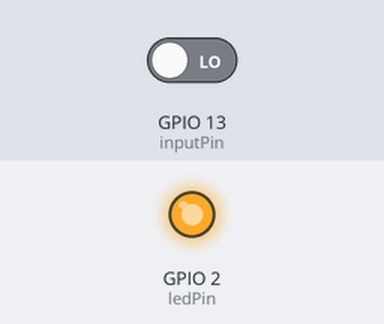
Bench run of a sketch on a simulated ESP8266 (NodeMCU). Parts: output pins drawn as LEDs (lit = HIGH). The test bench sets the inputs (shaded band); at power-on: GPIO 13 (inputPin) LOW. WiFi joins after 1.5 s; servers stay silent unless stated; no MQTT or app messages arrive unless stated; what the sketch prints to the serial monitor is not drawn.

Above: at 2.7 s.
2.8 s: GPIO 13 (inputPin) driven HIGH
At 3.8 s:
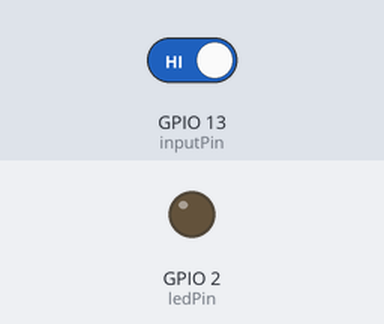
4.3 s: GPIO 13 (inputPin) driven LOW
At 4.9 s:
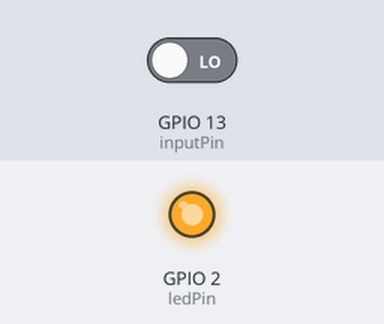
Timing chart, 0 to 7.3 s (numbered marks = the images above; inputs shaded):
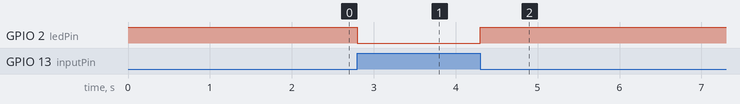

Measured:
- after the input at 2.8 s, GPIO 2 (ledPin): HIGH → LOW at once
- after the input at 4.3 s, GPIO 2 (ledPin): LOW → HIGH at once

The sketch:

sensorNode.ino
```cpp
#include <ESP8266WiFi.h>            // Enables the ESP8266 to connect to the local network (via WiFi)
#include <PubSubClient.h>           // Allows us to connect to, and publish to the MQTT broker

const int ledPin = LED_BUILTIN;     // Use the built-in led for visual feedback that motion has been sensed
const int inputPin = 13;            // GPIO pin #13
int pirState = LOW;                 // we start, assuming no motion detected
int val = 0;                        // variable for reading the pin status
#define SENSORID "Motion_Sensor_1"  // Sensor Node ID Syntax: <SensorType>_Sensor_<ID#>

const char* ssid = "MyPi";          // Wireless access point being broadcast by Pi
const char* wifi_password = "raspberry";  //Password to log into Pi's network, specific to our Pi

const char* mqtt_server = "192.168.0.166";  // Static IP configured for connecting to our specific Pi
const char* mqtt_topic = "motion";          // Topic being published to for motion sensor nodes
const char* clientID = "ESP_1";             // Sensor Node ID

// Initialise the WiFi and MQTT Client objects
WiFiClient wifiClient;
PubSubClient client(mqtt_server, 1883, wifiClient); // 1883 is the listener port for the Broker

void setup() {
  pinMode(ledPin, OUTPUT);
  pinMode(inputPin, INPUT);
  digitalWrite(ledPin, HIGH);       // Switch the on-board LED off to start with
  Serial.begin(115200);             // Begin Serial on 115200

  Serial.print("Connecting to ");
  Serial.println(ssid);
  WiFi.begin(ssid, wifi_password);  // Connect to the WiFi

  // Wait until the connection has been confirmed before continuing
  while (WiFi.status() != WL_CONNECTED) {
    delay(500);
    Serial.print(".");
  }

  // Output the IP Address of the ESP8266
  Serial.println("WiFi connected");
  Serial.print("IP address: ");
  Serial.println(WiFi.localIP());

  // Connect to MQTT Broker
  // client.connect returns a boolean value to let us know if the connection was successful.
  if (client.connect(clientID)) {
    Serial.println("Connected to MQTT Broker!");
  }
  else {
    Serial.println("Connection to MQTT Broker failed...");
  }
}

void loop() {
  val = digitalRead(inputPin);
  if (val == HIGH) {
    // Turn light on when motion has been sensed
    digitalWrite(ledPin, LOW);
    if (pirState == LOW) {
      // PUBLISH to the MQTT Broker
      if (client.publish(mqtt_topic, SENSORID)) {
        Serial.println("Motion detected and message sent!");
      }
      // client.publish will return a boolean value depending on whether it succeded or not.
      // If the message failed to send, try again, as the connection may have broken.
      else {
        Serial.println("Message failed to send. Reconnecting to MQTT Broker and trying again");
        client.connect(clientID);
        delay(10); // This delay ensures that client.publish doesn't clash with the client.connect call
        client.publish(mqtt_topic, SENSORID);
      }
      pirState = HIGH;
    }
  }
  else {
    // Turn light off after PIR timing delay has ended
    digitalWrite(ledPin, HIGH);
    if (pirState == HIGH){
      Serial.println("Motion ended!");
      // We only want to print on the output change, not state
      pirState = LOW;
    }
  }
}
```
